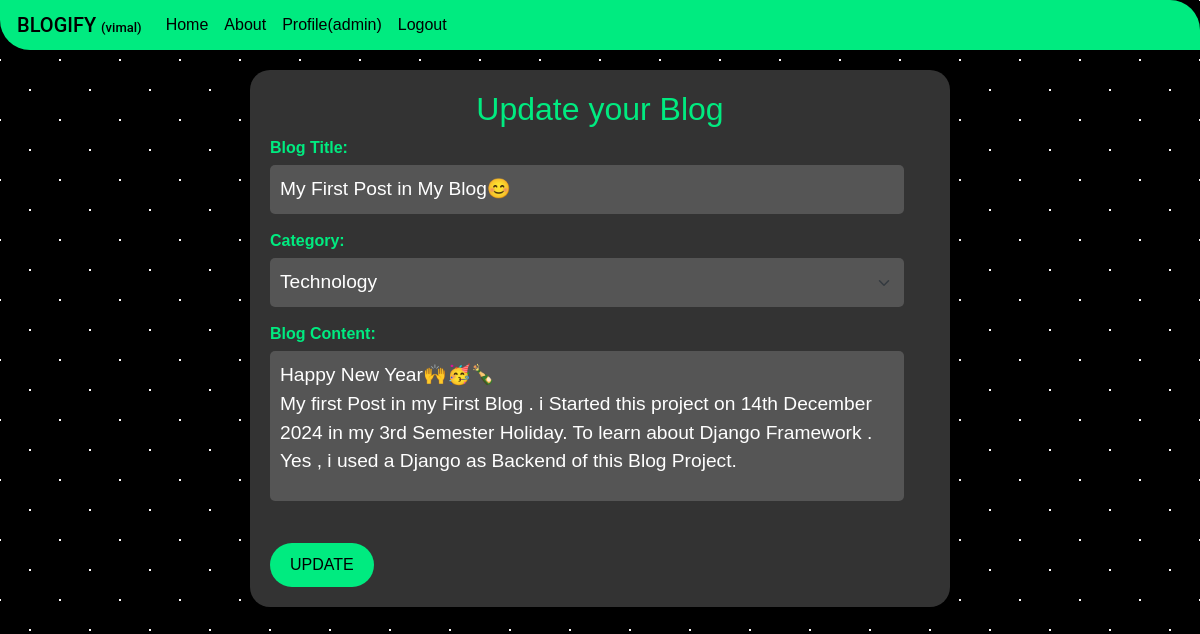
The app's page /post_update/1/ (signed in) with its own data.
### blogify/models.py (models this page shows, shortened)
class post(models.Model):
    title = models.CharField(max_length=100,null=True)
    author = models.CharField(max_length=100,null=True)
    content = models.TextField()
    category = models.CharField(max_length=30,null=True)
    created_at = models.DateTimeField(auto_now_add=True)
    slug = models.SlugField(unique=True,max_length=200,blank=True)

### blogify/views.py (the view, shortened to what this page needs)
# urls.py: path('post_update/<int:id>/',views.post_update,name= 'post_update'),
def post_update(request,id):
    print('id is :',id)
    post_to_update = get_object_or_404(post,id=id)
    return render (request,'post_update.html',{'data':post_to_update})

### blogify/templates/post_update.html (shortened to what this page needs)
<!DOCTYPE html>
<html lang="en">
<head>
    <link href="https://cdn.jsdelivr.net/npm/bootstrap@5.3.0-alpha3/dist/css/bootstrap.min.css" rel="stylesheet">
</head>
<body>
    <nav class="navbar navbar-expand-lg navbar-dark">
        <div class="container-fluid">
            <a class="navbar-brand" href="{% url 'home' %}">BLOGIFY <span style="font-size: small;">(vimal)</span></a>
            <div class="collapse navbar-collapse" id="navbarNav">
                <ul class="navbar-nav me-auto mb-2 mb-lg-0">
                    <li class="nav-item">
                        <a class="nav-link active" aria-current="page" href="{% url 'home' %}">Home</a>
                    </li>
                    <li class="nav-item">
                        <a class="nav-link" href="{% url 'about_us' %}">About</a>
                    </li>
                    {% if request.user.is_authenticated %}
                    <li class="nav-item">
                        <a class="nav-link" href="{% url 'profile' %}">Profile({{request.user.username}})</a>
                    </li>
                    <li class="nav-item">
                        <form method="post" action="{% url 'logout' %}">
                            <button type="submit" class="nav-link">Logout</button>
                        </form>
                    </li>
                    {% else %}
                    <li class="nav-item">
                        <a class="nav-link" href="{% url 'login' %}">Login</a>
                    </li>
                    {% endif %}
                </ul>
            </div>
        </div>
    </nav>
    <div class="container">
        <h2 style="text-align: center; color: rgb(0, 235, 128);">Update your Blog</h2>
        <form method="POST" enctype="multipart/form-data">
            <div class="form-group">
                <label for="title">Blog Title:</label>
                <input type="text" id="title" value="{{data.title}}" name="title">
            </div>
            <div class="form-group">
                <label for="category" class="form-label">Category:</label>
                <select id="category" name="category" class="form-select">
                    <option value="{{data.category}}">{{data.category}}</option>
                </select>
            </div>
            <div class="form-group">
                <label for="content">Blog Content:</label>
                <textarea id="content" name="content">{{data.content}}</textarea>
            </div>
            <button type="submit" class="btn">Update</button>
        </form>
    </div>
</body>
</html>

### blogify/templates/post_update.html (style rules this page uses)
body { font-family: 'Poppins', sans-serif; background-color: #000000; opacity: 1; background-image: radial-gradient(#fffbfb 1.5px, transparent 1.5px), radial-gradient(#fffbfb 1.5px, #000000 1.5px); background-size: 60px 60px; background-position: 0 0, 30px 30px; color: #ffffff; animation: move-pattern 140s linear infinite; }
.navbar { background-color: rgb(0, 235, 128); padding: 5px; border-top-right-radius: 30px; border-bottom-left-radius: 30px; }
.navbar-brand { font-family: 'Roboto', sans-serif; font-weight: 500; font-size: 1.25rem; color: #000000; }
.navbar-nav { display: flex; width: 100%; }
.navbar-nav .nav-item { display: flex; align-items: center; }
.navbar-nav .nav-link { color: #000000 !important; }
.container { margin: 20px auto; padding: 20px; max-width: 700px; background-color: #333; padding: 20px; border-radius: 20px; box-shadow: 0 5px 15px rgba(0, 0, 0, 0.5); }
.form-group { margin-bottom: 15px; }
.form-group label { display: block; margin-bottom: 5px; font-weight: bold; color: rgb(0, 235, 128); }
.form-group input, .form-group textarea, .form-group select { padding: 10px; width: 96%; border: none; border-radius: 5px; background-color: #555; color: white; font-size: 1.2rem; }
.form-group textarea { resize: none; height: 150px; }
.btn { margin-top: 20px; background-color: rgb(0, 235, 128); color: #000000; padding: 10px 20px; border: none; border-radius: 50px; cursor: pointer; font-size: 1rem; text-transform: uppercase; }

### records on screen
post: title "My First Post in My Blog😊", category "Technology", content "Happy New Year🙌🥳🍾 My first Post in my First Blog . i Started this project on 14th December 2024 in my 3rd Semester Holiday. To learn about Django Framework . Yes , i used a Django as Backend of this Blog Project."

### other values on screen
{{ request.user.username }} "admin"
